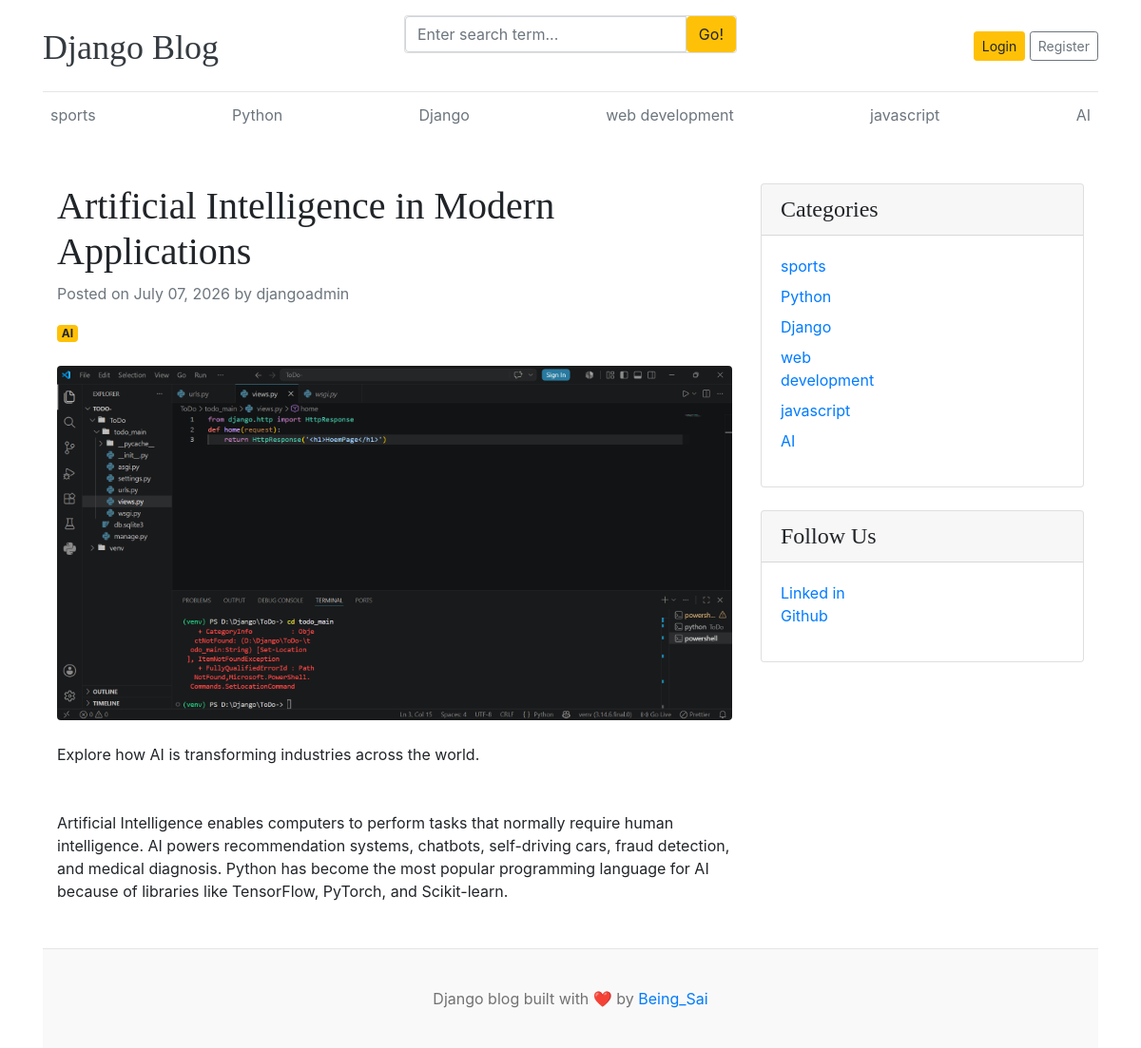
Screenshot of /artificial-intelligence-in-modern-applications/ with the database file from the repository.
### blogs/models.py (models this page shows, shortened)
class Category(models.Model):
    category_name = models.CharField(max_length=50)
    created_at = models.DateTimeField(auto_now_add=True)
    updated_at = models.DateTimeField(auto_now=True)
    def __str__(self):
       return self.category_name
    class Meta:
        verbose_name_plural = 'categories'

class Blog(models.Model):
    title = models.CharField(max_length=100)
    slug =models.SlugField(max_length=150, unique=True, blank=True )
    category =models.ForeignKey(Category, on_delete=models.CASCADE)
    author = models.ForeignKey(User, on_delete=models.CASCADE)
    short_description =models.TextField(max_length=500)
    blog_body = models.TextField(max_length=2000)
    featured_image =models.ImageField(upload_to='uploads/%Y/%m/%d')
    status =models.CharField(choices=STATUS_CHOICES, default="Draft")
    is_featured =models.BooleanField(default=False)
    created_at =models.DateTimeField(auto_now_add=True)
    updated_at = models.DateTimeField(auto_now=True)

### assignments/models.py (models this page shows, shortened)
class SocialLinks(models.Model):
    platform = models.CharField(max_length=25)
    link = models.URLField(max_length=150)
    created_at =models.DateTimeField(auto_now_add=True)
    updated_at = models.DateTimeField(auto_now=True)
    class Meta:
        verbose_name_plural = 'SocialLinks'

### blogs/views.py (the view)
# urls.py: path('<slug:slug>/', Blogsview.blogs, name="blogs" ),
def blogs(request, slug):
    single_blog =  get_object_or_404(Blog, slug=slug, status='Published',)
    context = {
        "single_blog":single_blog,
    }
    return render(request, 'blogs.html',context)

### blogs/context_preprocessors.py (called while the page is built)
def get_categories(request):
    return{
        "categories": Category.objects.all(),
    }

def get_social_links(request):
    return{
        "sociallinks": SocialLinks.objects.all()
    }

### templates/blogs.html
{% extends 'base.html' %}
{% block content %}
<div class="container mt-5">
    <div class="row">
        <div class="col-lg-8">
            <article>
                <header class="mb-4">
                    <h1 class="display-5 fw-bold">
                        {{ single_blog.title }}
                    </h1>
                    <div class="text-muted mb-3">
                        Posted on {{ single_blog.created_at|date:"F d, Y" }}
                        by {{ single_blog.author }}
                    </div>
                    <span class="badge bg-warning">
                        {{ single_blog.category }}
                    </span>
                </header>
                <figure class="mb-4">
                    <img
                        class="img-fluid rounded w-100"
                        src="{{ single_blog.featured_image.url }}"
                        alt="{{ single_blog.title }}">
                </figure>
                 <section class="mb-5">
                    {{ single_blog.short_description|safe }}
                </section>
                <section class="mb-5">
                    {{ single_blog.blog_body|safe }}
                </section>
            </article>
        </div>
        <div class="col-lg-4">
            <div class="card mb-4">
                <div class="card-header">
                    <h4 class="fst-italic mb-0">
                        Categories
                    </h4>
                </div>
                <div class="card-body">
                    <div class="row">
                        <div class="col-6">
                            <ul class="list-unstyled">
                                {% for category in categories %}
                                <li class="mb-2">
                                    <a href="{% url 'post_by_category' category.id %}">
                                        {{ category.category_name }}
                                    </a>
                                </li>
                                {% endfor %}
                            </ul>
                        </div>
                    </div>
                </div>
            </div>
            <div class="card mb-4">
                <div class="card-header">
                    <h4 class="fst-italic mb-0">
                        Follow Us
                    </h4>
                </div>
                <div class="card-body">
                    <ul class="list-unstyled">
                         {% if sociallinks %}
                         {% for oneacc in sociallinks%}
                        <li>
                            <a href="{{oneacc.link}}">{{oneacc.platform}}</a>
                        </li>
                         {% endfor %}
                         {% endif %}
                    </ul>
                </div>
            </div>
        </div>
    </div>
</div>
{% endblock %}

### templates/base.html (shortened to what this page needs)
{% load static %}
<!DOCTYPE html>
<html lang="en">
<head>
    <link href="https://getbootstrap.com/docs/4.0/dist/css/bootstrap.min.css" rel="stylesheet">
    <link href="{% static 'css/blog.css' %}" rel="stylesheet">
  </head>
<body>
    <div class="container">
      <header class="blog-header py-3">
        <div class="row flex-nowrap justify-content-between align-items-center">
          <div class="col-4 pt-1">
            <a class="blog-header-logo text-dark" href="/">Django Blog</a>
          </div>
          <div class="col-4">
            <form action="{% url 'search' %}" method=""GET>
            <div class="card mb-4">
                <div class="input-group">
                    <input name="keyword" value="{{keyword}}" type="text" class="form-control" placeholder="Enter search term..." name="keyword">
                    <button class="btn btn-warning" type="submit">Go!</button>
                </div>
            </div>
            </form>
          </div>
          <div class="col-4 d-flex justify-content-end align-items-center">
            <a class="btn btn-sm btn-warning" href="#">Login</a> &nbsp;
            <a class="btn btn-sm btn-outline-secondary" href="#">Register</a>
          </div>
        </div>
      </header>
      <div class="nav-scroller py-1 mb-2">
        <nav class="nav d-flex justify-content-between">
          {% for cat in categories %}
          <a class="p-2 text-muted" href="{% url 'post_by_category' cat.id %}">{{ cat.category_name}}</a>
          {% endfor %}
        </nav>
      </div>
{% block content %}
{% endblock%}
<footer class="blog-footer">
  <p>Django blog built with ❤️ by <a href="#">Being_Sai</a></p>
</footer>
</body>
</html>

### blog_main/static/css/blog.css (style rules this page uses)
.blog-header { border-bottom: 1px solid #e5e5e5; }
.blog-header-logo { font-family: "Playfair Display", Georgia, "Times New Roman", serif; font-size: 2.25rem; }
h1, h2, h3, h4, h5, h6 { font-family: "Playfair Display", Georgia, "Times New Roman", serif; }
.blog-footer { padding: 2.5rem 0; color: #727272; text-align: center; background-color: #f9f9f9; border-top: .05rem solid #e5e5e5; }
.blog-footer p:last-child { margin-bottom: 0; }

### rows the page displays
Category: category_name "sports"
Category: category_name "Python"
Category: category_name "Django"
Category: category_name "web development"
Category: category_name "javascript"
Category: category_name "AI"
Blog: title "Artificial Intelligence in Modern Applications", created_at "July 07, 2026", author "djangoadmin", category "AI", featured_image (picture), short_description "Explore how AI is transforming industries across the world.", blog_body "Artificial Intelligence enables computers to perform tasks that normally require human intelligence. AI powers recommendation systems, chatbots, self-driving cars, fraud detection, and medical diagnosis. Python has become the most popular programming language for AI because of libraries like TensorFlow, PyTorch, and Scikit-learn."
SocialLinks: platform "Linked in"
SocialLinks: platform "Github"
